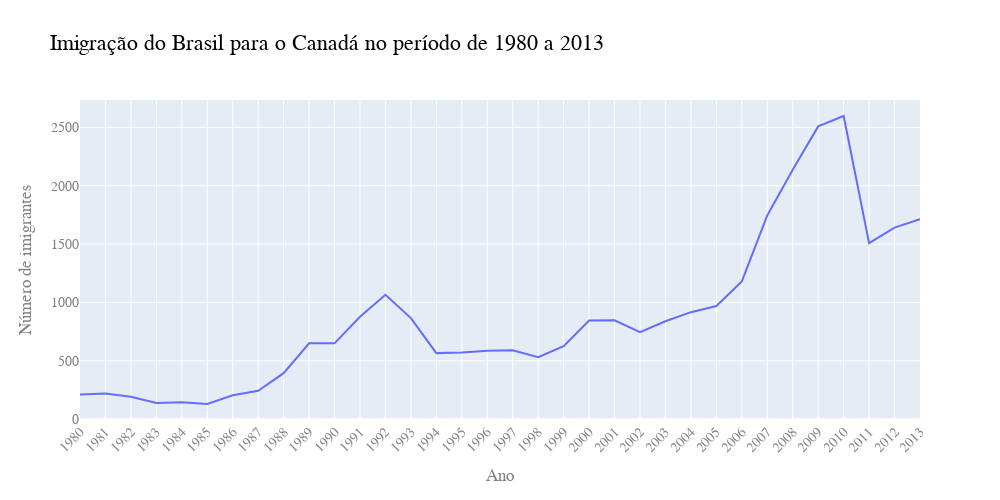

The notebook cell saved with this chart:
### Code cell
fig = px.line(
    dados_brasil,
    x='ano',
    y='imigrantes',
    title='Imigração do Brasil para o Canadá no período de 1980 a 2013',
)
fig.update_layout(
    width=1000,
    height=500,
    xaxis={'tickangle': -45},
    font_family='Arial',
    font_size=14,
    font_color='gray',
    title_font_color='black',
    title_font_size=22,
    xaxis_title='Ano',
    yaxis_title='Número de imigrantes'
)
fig.show()

### Figure 1 — Plotly figure (JSON) as saved in the notebook; plotly's stock layout.template omitted (floating-point values rounded to 4 significant figures)
{"data": [{"hovertemplate": "ano=%{x}<br>imigrantes=%{y}<extra></extra>", "legendgroup": "", "line": {"color": "#636efa", "dash": "solid"}, "marker": {"symbol": "circle"}, "mode": "lines", "name": "", "orientation": "v", "showlegend": false, "type": "scatter", "x": ["1980", "1981", "1982", "1983", "1984", "1985", "1986", "1987", "1988", "1989", "1990", "1991", "1992", "1993", "1994", "1995", "1996", "1997", "1998", "1999", "2000", "2001", "2002", "2003", "2004", "2005", "2006", "2007", "2008", "2009", "2010", "2011", "2012", "2013"], "xaxis": "x", "y": [211, 220, 192, 139, 145, 130, 205, 244, 394, 650, 650, 877, 1066, 866, 566, 572, 586, 591, 531, 626, 845, 847, 745, 839, 917, 969, 1181, 1746, 2138, 2509, 2598, 1508, 1642, 1714], "yaxis": "y"}], "layout": {"font": {"color": "gray", "family": "Arial", "size": 14}, "height": 500, "legend": {"tracegroupgap": 0}, "title": {"font": {"color": "black", "size": 22}, "text": "Imigração do Brasil para o Canadá no período de 1980 a 2013"}, "width": 1000, "xaxis": {"anchor": "y", "domain": [0, 1], "tickangle": -45, "title": {"text": "Ano"}}, "yaxis": {"anchor": "x", "domain": [0, 1], "title": {"text": "Número de imigrantes"}}}}
